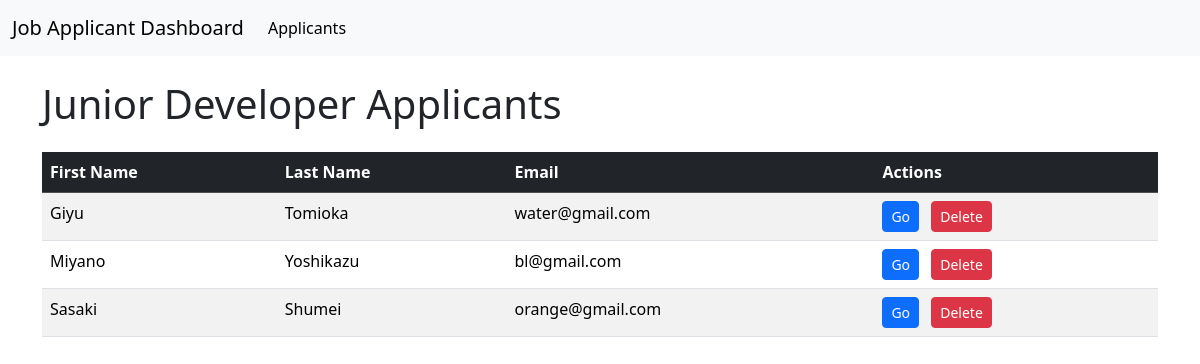
The page / on the database its author committed.
### portfolio/models.py (models this page shows)
class Portfolio(models.Model):
    user = models.OneToOneField(User, on_delete=models.CASCADE, related_name='portfolio')
    portfolio_title = models.CharField(max_length=255)
    portfolio_description = models.TextField()
    project = models.ForeignKey(Project, on_delete=models.SET_NULL, null=True, blank=True, related_name='portfolios')

### portfolio/views.py (the view)
# urls.py: path('', applicant_list_view, name='applicant.list'),
def applicant_list_view(request):
    portfolios = Portfolio.objects.select_related('user').all().order_by('user__first_name')
    context = {
        'portfolios': portfolios,
    }
    return render(request, 'portfolio/applicant.list.html', context)

### templates/portfolio/applicant.list.html (shortened to what this page needs)
{% extends 'base.html' %}
{% load static %}
{% block content %}
    <h1 class="mb-4">Junior Developer Applicants</h1>
    {% if portfolios %}
        <table class="table table-striped table-hover">
            <thead class="table-dark">
                <tr>
                    <th scope="col">First Name</th>
                    <th scope="col">Last Name</th>
                    <th scope="col">Email</th>
                    <th scope="col">Actions</th>
                </tr>
            </thead>
            <tbody>
                {% for portfolio in portfolios %}
                    <tr>
                        <td>{{ portfolio.user.first_name }}</td>
                        <td>{{ portfolio.user.last_name }}</td>
                        <td>{{ portfolio.user.email }}</td>
                        <td>
                            <a href="{% url 'applicant.detail' username=portfolio.user.username %}" class="btn btn-primary btn-sm me-2">Go</a>
                            <a href="{% url 'applicant.delete' username=portfolio.user.username %}" class="btn btn-danger btn-sm">Delete</a>
                        </td>
                    </tr>
                {% endfor %}
            </tbody>
        </table>
    {% else %}
        <div class="alert alert-info" role="alert">
            No applicants found for the Junior Developer position.
        </div>
    {% endif %}
{% endblock %}

### rows shown on the page
Portfolio: user.first_name "Giyu", user.last_name "Tomioka", user.email "water@gmail.com"
Portfolio: user.first_name "Miyano", user.last_name "Yoshikazu", user.email "bl@gmail.com"
Portfolio: user.first_name "Sasaki", user.last_name "Shumei", user.email "orange@gmail.com"
